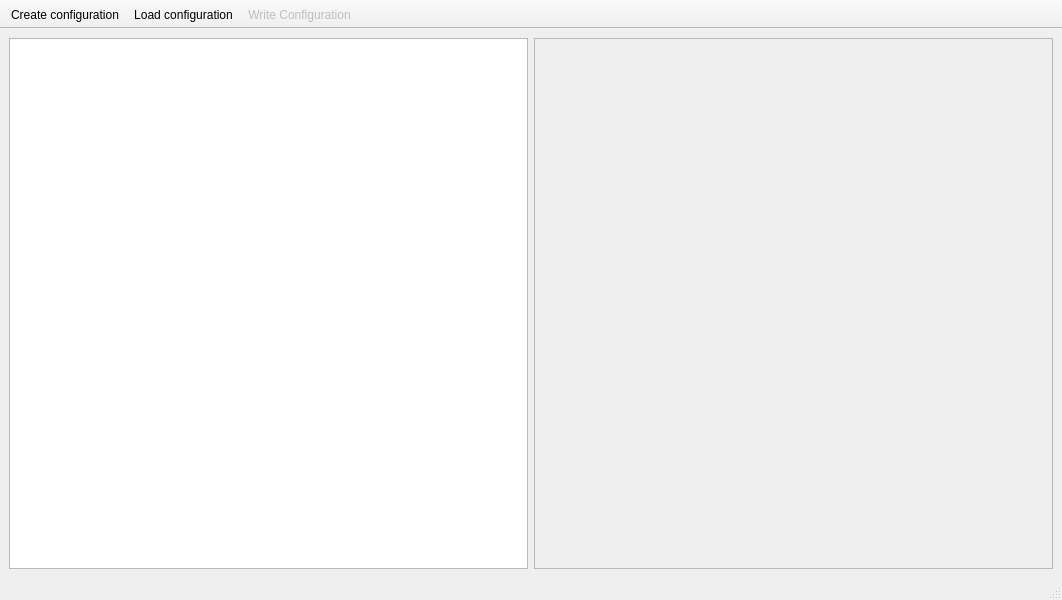
<?xml version="1.0" encoding="UTF-8"?>
<ui version="4.0">
 <class>MainWindow</class>
 <widget class="QMainWindow" name="MainWindow">
  <property name="geometry">
   <rect>
    <x>0</x>
    <y>0</y>
    <width>1062</width>
    <height>600</height>
   </rect>
  </property>
  <property name="windowTitle">
   <string>MainWindow</string>
  </property>
  <widget class="QWidget" name="centralwidget">
   <layout class="QHBoxLayout" name="horizontalLayout">
    <item>
     <layout class="QVBoxLayout" name="verticalLayout">
      <item>
       <widget class="QTreeView" name="element_treeview"/>
      </item>
     </layout>
    </item>
    <item>
     <widget class="QTreeView" name="project_treeview">
      <property name="enabled">
       <bool>false</bool>
      </property>
     </widget>
    </item>
   </layout>
  </widget>
  <widget class="QStatusBar" name="statusbar"/>
  <widget class="QToolBar" name="toolBar">
   <property name="windowTitle">
    <string>toolBar</string>
   </property>
   <property name="movable">
    <bool>false</bool>
   </property>
   <attribute name="toolBarArea">
    <enum>TopToolBarArea</enum>
   </attribute>
   <attribute name="toolBarBreak">
    <bool>false</bool>
   </attribute>
   <addaction name="actionCreateConfigFile"/>
   <addaction name="actionLoadConfigFile"/>
   <addaction name="actionWriteConfigFile"/>
  </widget>
  <action name="actionLoadConfigFile">
   <property name="text">
    <string>Load configuration</string>
   </property>
  </action>
  <action name="actionCreateConfigFile">
   <property name="text">
    <string>Create configuration</string>
   </property>
  </action>
  <action name="actionWriteConfigFile">
   <property name="enabled">
    <bool>false</bool>
   </property>
   <property name="text">
    <string>Write Configuration</string>
   </property>
  </action>
 </widget>
 <resources/>
 <connections/>
</ui>
